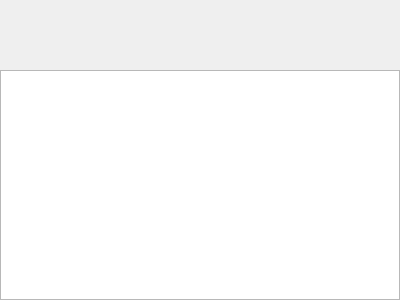
<?xml version="1.0" encoding="UTF-8"?>
<ui version="4.0">
 <class>FriendApplyPage</class>
 <widget class="QWidget" name="FriendApplyPage">
  <property name="geometry">
   <rect>
    <x>0</x>
    <y>0</y>
    <width>400</width>
    <height>300</height>
   </rect>
  </property>
  <property name="windowTitle">
   <string>Form</string>
  </property>
  <layout class="QVBoxLayout" name="verticalLayout">
   <property name="spacing">
    <number>0</number>
   </property>
   <property name="leftMargin">
    <number>0</number>
   </property>
   <property name="topMargin">
    <number>0</number>
   </property>
   <property name="rightMargin">
    <number>0</number>
   </property>
   <property name="bottomMargin">
    <number>0</number>
   </property>
   <item>
    <widget class="QWidget" name="top_widget" native="true">
     <property name="minimumSize">
      <size>
       <width>0</width>
       <height>70</height>
      </size>
     </property>
     <property name="maximumSize">
      <size>
       <width>16777215</width>
       <height>70</height>
      </size>
     </property>
     <layout class="QHBoxLayout" name="horizontalLayout">
      <property name="leftMargin">
       <number>19</number>
      </property>
      <item>
       <widget class="QLabel" name="tip_label">
        <property name="minimumSize">
         <size>
          <width>0</width>
          <height>50</height>
         </size>
        </property>
        <property name="maximumSize">
         <size>
          <width>16777215</width>
          <height>50</height>
         </size>
        </property>
        <property name="text">
         <string/>
        </property>
       </widget>
      </item>
      <item>
       <spacer name="horizontalSpacer">
        <property name="orientation">
         <enum>Qt::Orientation::Horizontal</enum>
        </property>
        <property name="sizeHint" stdset="0">
         <size>
          <width>363</width>
          <height>20</height>
         </size>
        </property>
       </spacer>
      </item>
     </layout>
    </widget>
   </item>
   <item>
    <widget class="QWidget" name="bottom_widget" native="true">
     <layout class="QVBoxLayout" name="verticalLayout_2">
      <property name="spacing">
       <number>0</number>
      </property>
      <property name="leftMargin">
       <number>0</number>
      </property>
      <property name="topMargin">
       <number>0</number>
      </property>
      <property name="rightMargin">
       <number>0</number>
      </property>
      <property name="bottomMargin">
       <number>0</number>
      </property>
      <item>
       <widget class="FriendApplyList" name="friend_apply_list"/>
      </item>
     </layout>
    </widget>
   </item>
  </layout>
 </widget>
 <customwidgets>
  <customwidget>
   <class>FriendApplyList</class>
   <extends>QListWidget</extends>
   <header>friendapplylist.hpp</header>
  </customwidget>
 </customwidgets>
 <resources/>
 <connections/>
</ui>
